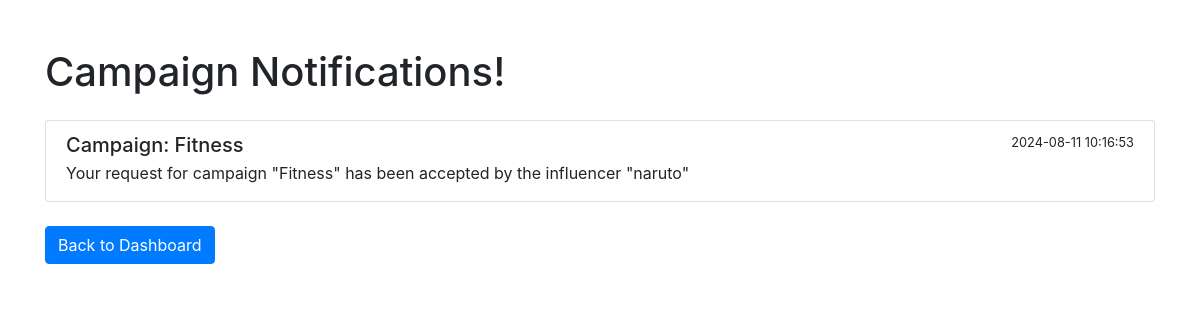
Page /view_notification (signed in) on the committed database.
### application/models.py (models this page shows, shortened)
class Notification(db.Model):
    id = db.Column(db.Integer, primary_key=True)
    campaign = db.Column(db.Integer)
    sender = db.Column(db.Integer)
    receiver = db.Column(db.Integer)
    message = db.Column(db.String(255), nullable=False)
    timestamp = db.Column(db.DateTime, default=db.func.current_timestamp(), nullable=False)

### application/routes.py (the view)
@app.route("/view_notification", methods=["GET"])
def view_notification():
    influencer = InfluencerProfile.query.filter_by(user=session['username']).first()
    sponsor = SponsorProfile.query.filter_by(user=session['username']).first()
    sponsor_id = sponsor.id if sponsor else None
    notifications = Notification.query.filter_by(receiver=sponsor_id).order_by(Notification.timestamp.desc()).all()
    notification_count = len(notifications)
    return render_template('view_notification.html',influencer=influencer, notifications=notifications, notification_count=notification_count)

### templates/view_notification.html (shortened to what this page needs)
<!DOCTYPE html>
<html lang="en">
<head>
    <link href="https://maxcdn.bootstrapcdn.com/bootstrap/4.5.2/css/bootstrap.min.css" rel="stylesheet">
</head>
<body>
    <div class="container mt-5">
        <h1 class="mb-4">Campaign Notifications!</h1>
        <ul class="list-group">
            {% for notification in notifications %}
                <li class="list-group-item">
                    <div class="d-flex w-100 justify-content-between">
                        <h5 class="mb-1">Campaign: {{ notification.campaign }}</h5>
                        <small>{{ notification.timestamp }}</small>
                    </div>
                    <p class="mb-1">{{ notification.message }}</p>
                </li>
            {% endfor %}
        </ul>
        <a href="{{ url_for('all_campaign') }}" class="btn btn-primary mt-4">Back to Dashboard</a>
    </div>
</body>
</html>

### rows in the picture
Notification: campaign "Fitness", timestamp "2024-08-11 10:16:53", message "Your request for campaign \"Fitness\" has been accepted by the influencer \"naruto\""
